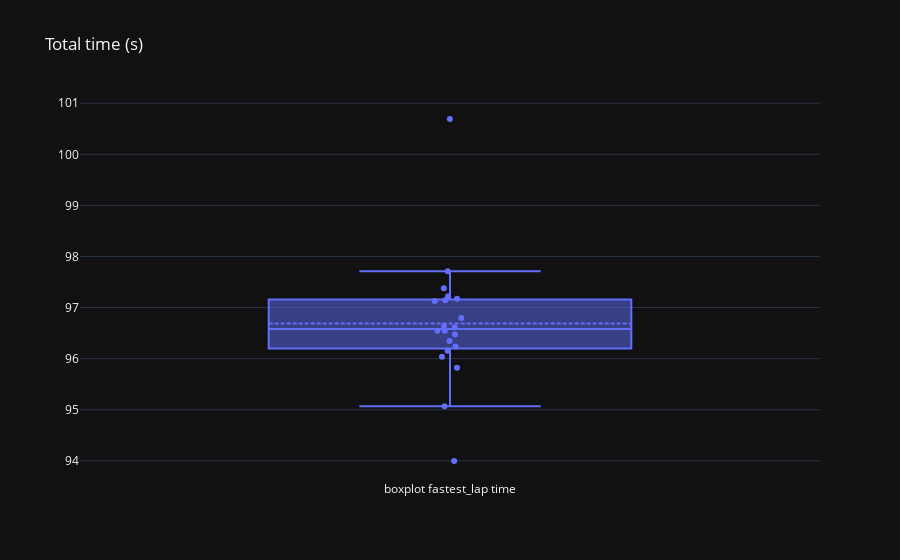

Source (notebook cell):
### Code cell
fig = go.Figure(layout=go.Layout(title="Total time (s)", template="plotly_dark"))
fig.add_trace(go.Box(y=last_gp["best_lap"], name="boxplot fastest_lap time", boxpoints="all", jitter=0.1, pointpos=0, boxmean=True, text=last_gp["pilot"]))

### Figure 1 — Plotly figure (JSON) as saved in the notebook; plotly's stock layout.template omitted (floating-point values rounded to 4 significant figures)
{"data": [{"boxmean": true, "boxpoints": "all", "jitter": 0.1, "name": "boxplot fastest_lap time", "pointpos": 0, "text": ["ver", "per", "alo", "sai", "ham", "str", "rus", "bot", "gas", "alb", "tsu", "sar", "mag", "dev", "hul", "zho", "nor", "oco", "lec", "pia"], "type": "box", "y": [96.24, 96.34, 96.16, 97.13, 96.55, 96.55, 97.22, 97.38, 95.07, 97.14, 96.64, 96.04, 96.47, 97.71, 96.62, 94.0, 95.82, 96.8, 97.17, 100.7]}], "layout": {"title": {"text": "Total time (s)"}}}
